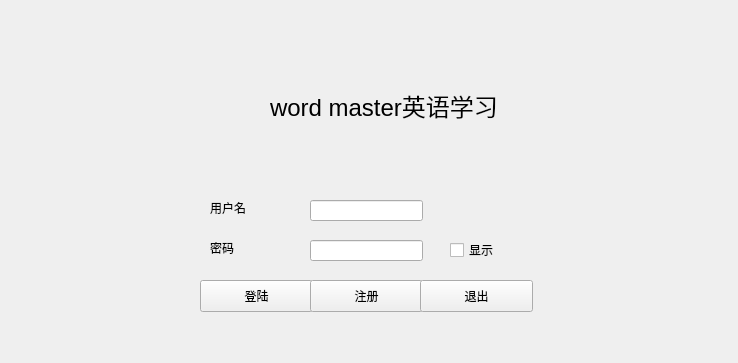
<?xml version="1.0" encoding="UTF-8"?>
<ui version="4.0">
 <class>Widget</class>
 <widget class="QWidget" name="Widget">
  <property name="geometry">
   <rect>
    <x>0</x>
    <y>0</y>
    <width>738</width>
    <height>363</height>
   </rect>
  </property>
  <property name="windowTitle">
   <string>Widget</string>
  </property>
  <property name="styleSheet">
   <string notr="true"/>
  </property>
  <widget class="QLabel" name="label_2">
   <property name="geometry">
    <rect>
     <x>210</x>
     <y>240</y>
     <width>60</width>
     <height>16</height>
    </rect>
   </property>
   <property name="text">
    <string>密码</string>
   </property>
  </widget>
  <widget class="QPushButton" name="loginButton">
   <property name="geometry">
    <rect>
     <x>200</x>
     <y>280</y>
     <width>113</width>
     <height>32</height>
    </rect>
   </property>
   <property name="text">
    <string>登陆</string>
   </property>
  </widget>
  <widget class="QLabel" name="label">
   <property name="geometry">
    <rect>
     <x>210</x>
     <y>200</y>
     <width>60</width>
     <height>16</height>
    </rect>
   </property>
   <property name="text">
    <string>用户名</string>
   </property>
  </widget>
  <widget class="QLineEdit" name="usernameLineEdit">
   <property name="geometry">
    <rect>
     <x>310</x>
     <y>200</y>
     <width>113</width>
     <height>21</height>
    </rect>
   </property>
   <property name="text">
    <string/>
   </property>
  </widget>
  <widget class="QPushButton" name="registerButton">
   <property name="geometry">
    <rect>
     <x>310</x>
     <y>280</y>
     <width>113</width>
     <height>32</height>
    </rect>
   </property>
   <property name="text">
    <string>注册</string>
   </property>
  </widget>
  <widget class="QLineEdit" name="passwordLineEdit">
   <property name="geometry">
    <rect>
     <x>310</x>
     <y>240</y>
     <width>113</width>
     <height>21</height>
    </rect>
   </property>
  </widget>
  <widget class="QCheckBox" name="checkBox">
   <property name="geometry">
    <rect>
     <x>450</x>
     <y>240</y>
     <width>86</width>
     <height>20</height>
    </rect>
   </property>
   <property name="text">
    <string>显示</string>
   </property>
  </widget>
  <widget class="QPushButton" name="pushButton">
   <property name="geometry">
    <rect>
     <x>420</x>
     <y>280</y>
     <width>113</width>
     <height>32</height>
    </rect>
   </property>
   <property name="text">
    <string>退出</string>
   </property>
  </widget>
  <widget class="QLabel" name="label_3">
   <property name="geometry">
    <rect>
     <x>270</x>
     <y>70</y>
     <width>251</width>
     <height>71</height>
    </rect>
   </property>
   <property name="font">
    <font>
     <pointsize>18</pointsize>
    </font>
   </property>
   <property name="mouseTracking">
    <bool>false</bool>
   </property>
   <property name="layoutDirection">
    <enum>Qt::LeftToRight</enum>
   </property>
   <property name="text">
    <string>word master英语学习</string>
   </property>
   <property name="margin">
    <number>6</number>
   </property>
  </widget>
 </widget>
 <resources/>
 <connections/>
</ui>
